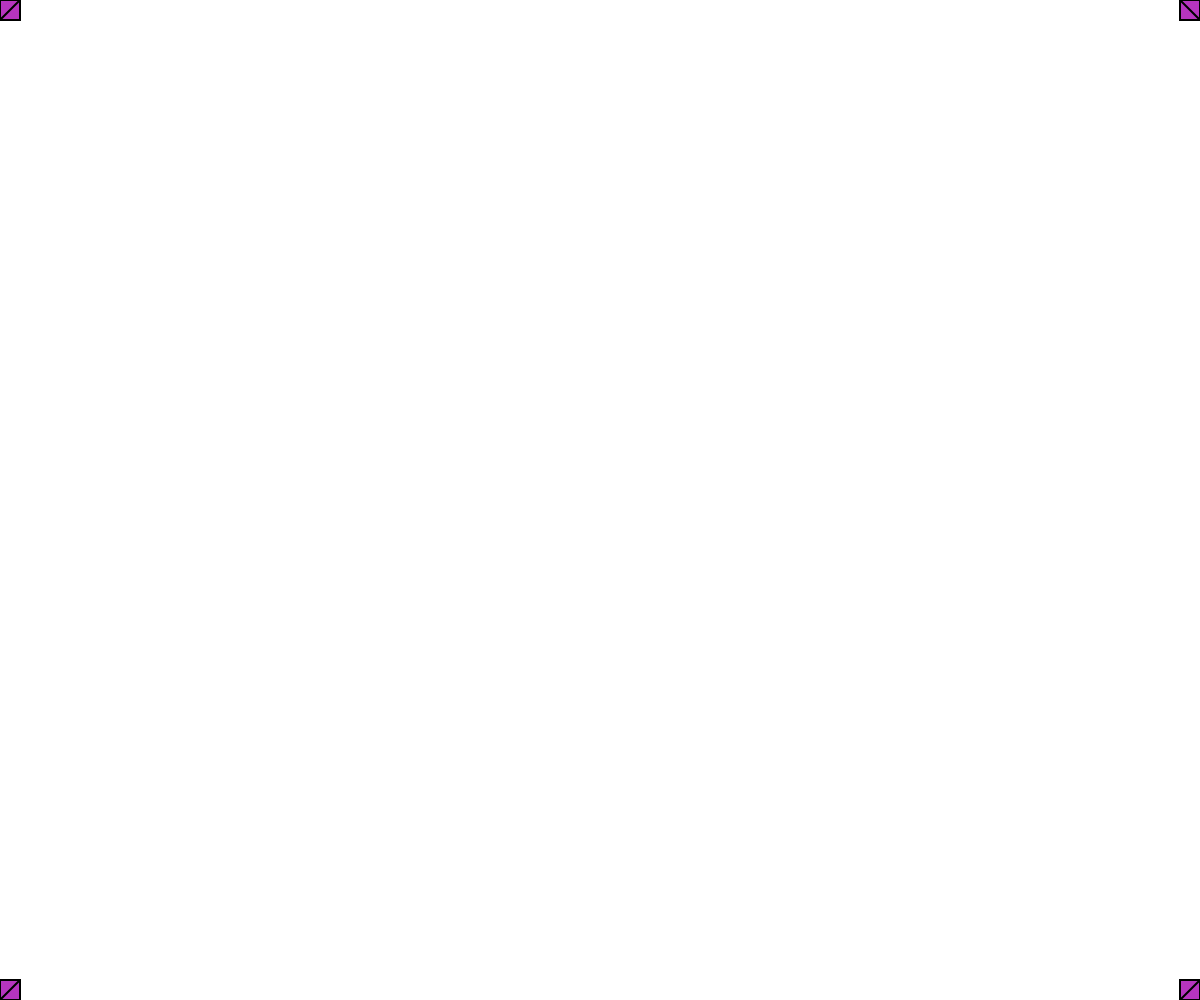
Frame 1 (no input)
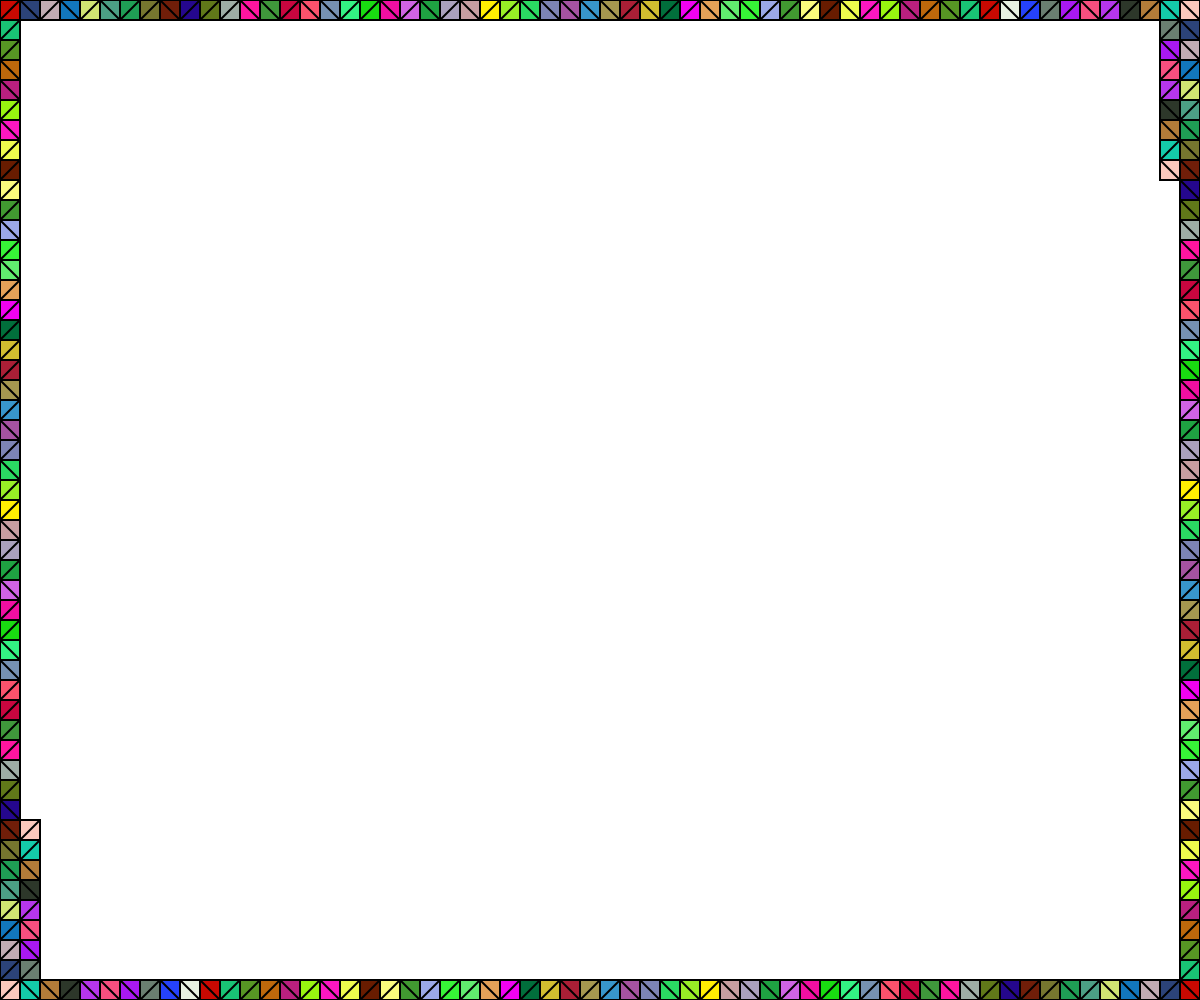
Frame 60 (no input)
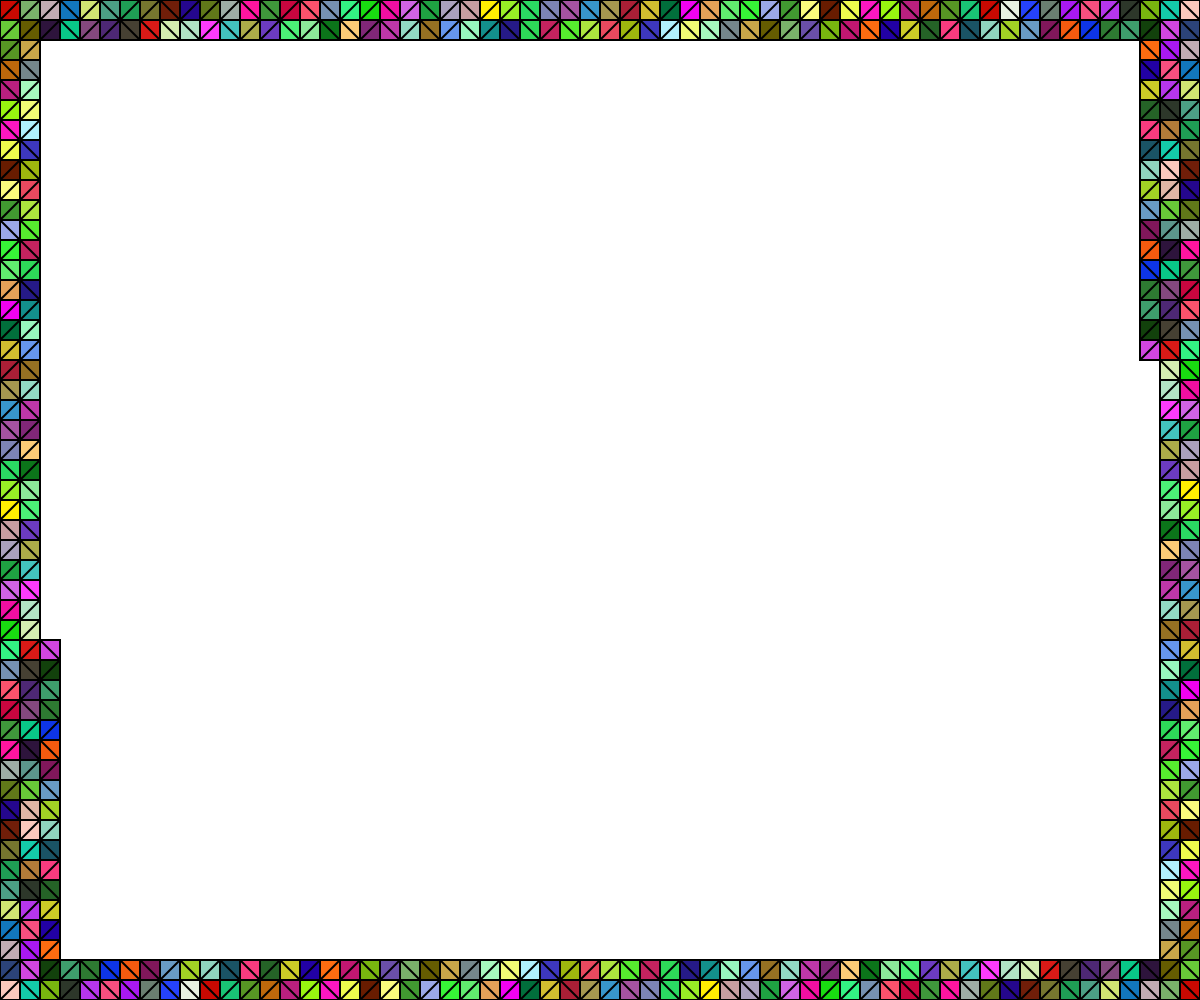
Frame 120 (the mouse pressed at the canvas centre since frame 60)

The p5.js sketch that drew these frames (run headless with seeded random() and noise() and a simulated clock; from frame 60 on, the mouse is pressed at the canvas centre):

// p5.js sketch
// ── sketch.js
// Variazione 10 PRINT by Benedetta Borghi
// 2020 © Benedetta Borghi, Daniele @Fupete and the course DSII2020 at DESIGN.unirsm 
// github.com/dsii-2020-unirsm — github.com/fupete
// Educational purposes, MIT License, 2020, San Marino
// Credits/Thanks to:
// Daniel Shiffman 10 print variation for original code

let spacing = 20;
let x= 0;
let y= 0;
let x1;
let y1= 0;
let x2;
let y2;
let x3= 0;
let y3;




function setup() {
  createCanvas(windowWidth,windowHeight);
  background(255);
  frameRate(25);
  
   x1=width-spacing;
   x2=width-spacing;
   y2=height-spacing;
   y3=height-spacing;
  

}

function draw() {
  stroke(0);
  strokeWeight(2);
  fill(random(255),random(255),random(255));
  rect(x,y, 20, 20);
  rect(x1,y1,20, 20);
  rect(x2,y2,20,20);
  rect(x3,y3,20,20);
  
  
  
  
  if (random(1) > 0.5) {
    line(x, y, x + spacing, y + spacing);
  } else {
    line(x, y + spacing, x + spacing, y);
  }
 
  
x = x + spacing;
if (x > width) {
  x = 0;
  y= y + spacing;
  }

if (y>height) {
  y=0;
  x =0;
}
  
  
 if (random(1) > 0.5) {
    line(x1, y1, x1 + spacing, y1 + spacing);
  } else {
    line(x1, y1 + spacing, x1 + spacing, y1);
  }
  
  y1 = y1 + spacing;
if (y1 > height) {
  y1 = 0;
  x1= x1 - spacing;
  }
  
  if (x1<0) {
    y1 =0;
    x1 =width;
  }
  
  if (random(1) > 0.5) {
    line(x2, y2, x2 + spacing, y2 + spacing);
  } else {
    line(x2, y2 + spacing, x2 + spacing, y2);
  }
  
   x2 = x2 - spacing;
if (x2<0) {
  x2 = width;
  y2= y2 - spacing;
  }
  
   if (y2<0) {
    y2 =height;
    x2 =width;
  }
  
  
  
   if (random(1) > 0.5) {
    line(x3, y3, x3 + spacing, y3 + spacing);
  } else {
    line(x3, y3 + spacing, x3 + spacing, y3);
  }
  
   y3 = y3 - spacing;
if (y3<0) {
  y3 = height;
  x3= x3 + spacing;
  }
  
   if (x3>width) {
    y3 =height;
    x3 =0;
  }
  
}
